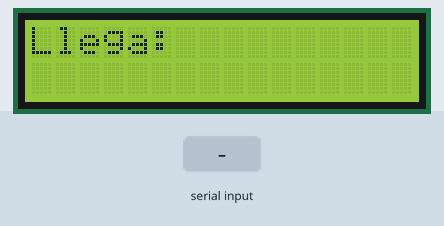
Bench run of a sketch on a simulated Arduino Mega 2560, built with avr-gcc and run on an emulated ATmega2560. Parts: 16×2 character LCD. Inputs (shaded band) come from the test bench. What the sketch prints to the serial monitor is not drawn.

Above: at 1.2 s.
1.3 s: "1\n" received over Serial
At 2.0 s:
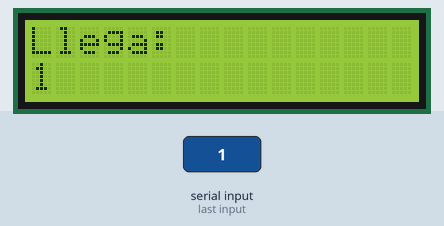
2.8 s: byte 10 ('\n') received over Serial
At 3.1 s:
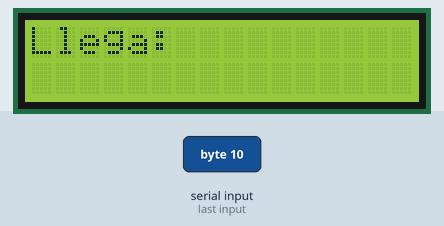
4.3 s: "0\n" received over Serial
At 5.5 s:
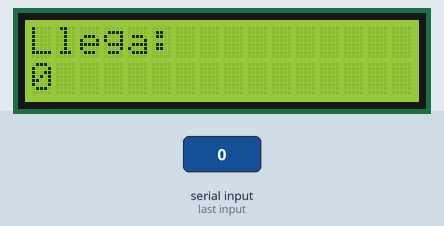
Timing chart, 0 to 7.3 s (numbered marks = the images above; inputs shaded):
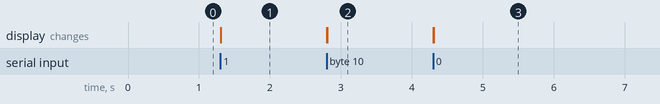

The sketch:

RecibirDataSerialLCD.ino
```cpp
#include <LiquidCrystal.h>
#include <Servo.h>

LiquidCrystal lcd(50, 48, 46, 44, 42, 40);	// pines RS, E, D4, D5, D6, D7 de modulo 1602A
int servoPin = 4;
Servo myServo;
String inputString = "";      // a String to hold incoming data
bool stringComplete = false;  // whether the string is complete

void setup() {
  lcd.begin(16, 2);
  Serial.begin(115200);
  inputString.reserve(200);
}

void loop() {
  lcd.setCursor(0, 0);
  lcd.print("Llega: ");
  if (stringComplete) {
    lcd.clear();
    lcd.setCursor(0, 1);
    lcd.print(inputString);
    Serial.print(inputString);
    if(inputString = 'a'){
      myServo.write(0);
    }else if(inputString = 'b'){
      myServo.write(90);
    }else{
      myServo.write(45);
    }
    inputString = "";
    stringComplete = false;
  }
}

void serialEvent() {
  while (Serial.available()) {
    char inChar = (char)Serial.read();
    inputString += inChar;
    Serial.println(inputString);
    if (inChar == '\n') {
      stringComplete = true;
    }
  }
}
```

Measured:
- after the input at 1.3 s, the display: first changes at once (image 1 shows a later state)
- after the input at 2.8 s, the display: first changes at once (image 2 shows a later state)
- after the input at 4.3 s, the display: first changes at once (image 3 shows a later state)
